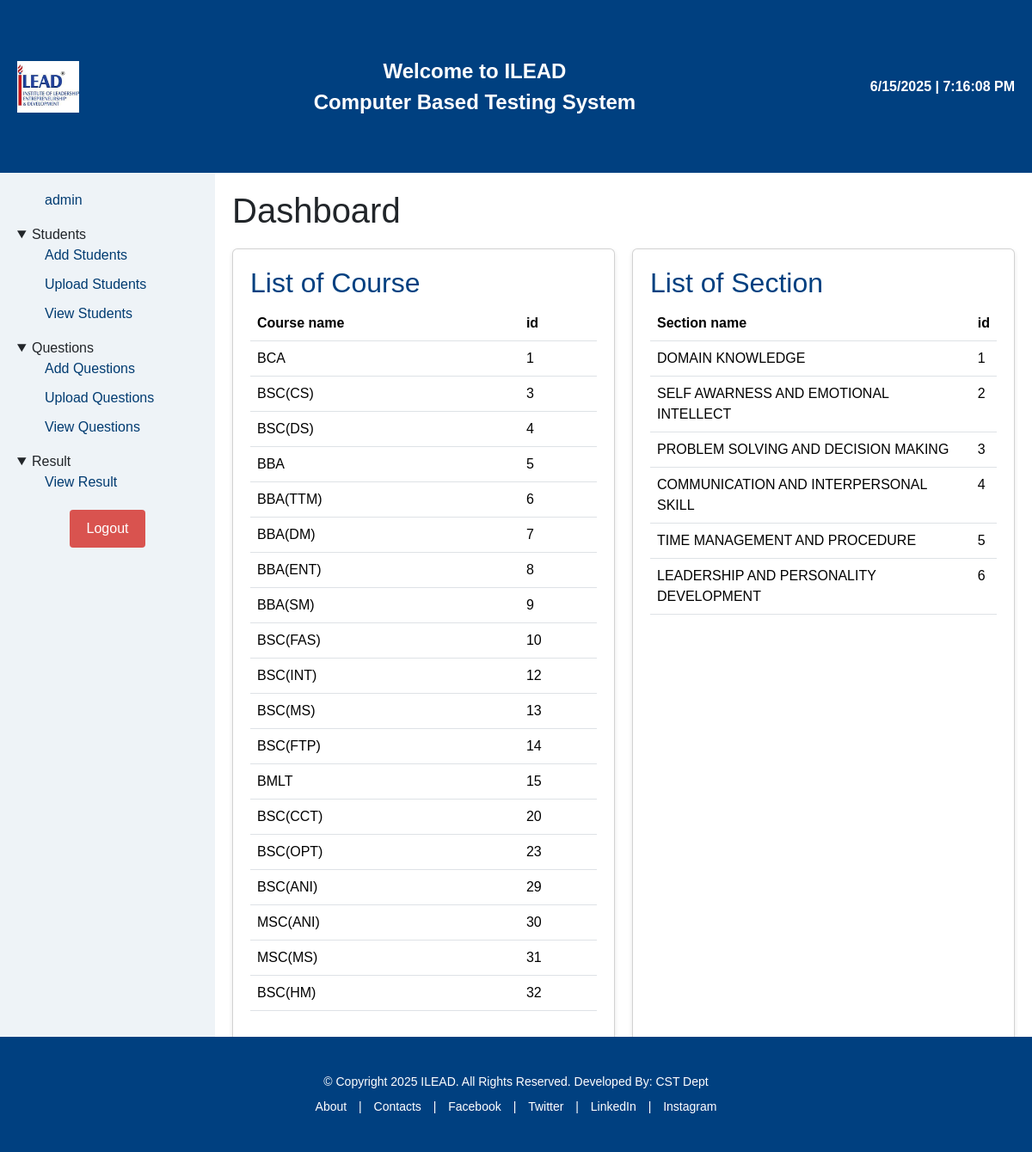
The page /acc/index.php (signed in) on the database its author committed.
### tables this page shows
CREATE TABLE `course` (
  `c_id` int(11) NOT NULL,
  `c_name` varchar(200) NOT NULL,
  `school_id` int(11) NOT NULL
);

CREATE TABLE `section` (
  `sec_id` int(11) NOT NULL,
  `sec_name` varchar(200) NOT NULL
);

### acc/index.php (the view, shortened to what this page needs)
<?php include 'common/header.php'; ?>
<?php include 'common/navbar.php'; ?>
<div class="main-content">
    <h1>Dashboard</h1>
    <div class="dashboard-cards">
        <div class="card">
        <?php
            $course_query="SELECT * FROM course";
            $course_result=mysqli_query($con,$course_query) or die("Query Error");
            if(mysqli_num_rows($course_result)>0){
        ?>
            <h2>List of Course</h2>
            <table class="table table-hover">
                    <td><b>Course name</b></td>
                    <td><b>id</b></td>
            <?php
                while($row=mysqli_fetch_assoc($course_result)){
            ?>
            <tr>
                <td><?php echo $row['c_name']?></td>
                <td><?php echo $row['c_id']?></td>
            </tr>
            <?php
        } ?>
    </table>
    <?php
}
    ?>
        </div>
        <div class="card">
            <?php
            $section_query="SELECT * FROM section";
            $section_result=mysqli_query($con,$section_query) or die("Query Error");
            if(mysqli_num_rows($section_result)>0){
            ?>
            <h2>List of Section</h2>
            <table class="table table-hover">
                    <td><b>Section name</b></td>
                    <td><b>id</b></td>
            <?php
                while($row=mysqli_fetch_assoc($section_result)){
                    ?>
                <tr>
                    <td><?php echo $row['sec_name'] ?></td>
                    <td><?php echo $row['sec_id'] ?></td>
                </tr>
            <?php
        } ?>
    </table>
    <?php
}
?>
        </div>
    </div>
</div>
<?php include 'common/footer.php'; ?>

### acc/common/header.php (shortened to what this page needs)
<!DOCTYPE html>
<html lang="en">
<head>
    <link rel="stylesheet" href="css/style.css">
    <link rel="stylesheet" href="https://cdnjs.cloudflare.com/ajax/libs/font-awesome/6.4.0/css/all.min.css">
    <link rel="stylesheet" href="https://cdn.datatables.net/2.3.0/css/dataTables.dataTables.min.css">
    <link rel="stylesheet" href="https://cdn.datatables.net/buttons/3.0.1/css/buttons.dataTables.min.css">
    <link rel="stylesheet" href="https://cdnjs.cloudflare.com/ajax/libs/font-awesome/6.5.0/css/all.min.css">
     <link href="https://cdn.jsdelivr.net/npm/bootstrap@5.3.2/dist/css/bootstrap.min.css" rel="stylesheet">
     <link rel="stylesheet" href="https://cdn.jsdelivr.net/npm/bootstrap-icons@1.10.5/font/bootstrap-icons.css">
</head>
<body onload="updateDateTime()">
<div class="page-container">
    <div class="header">
        <div class="logo">
            <img src="img/logo.jpg" alt="Logo">
        </div>
        <div class="welcome">Welcome to ILEAD </br> Computer Based Testing System</div>
        <div class="date" id="datetime"></div>
    </div>
    <div class="content-area">

### acc/common/navbar.php
<div class="sidebar">
    <ul>
        <a href="index.php"><?php echo $_SESSION['user_name']; ?></a>
    </ul>
    <details open>
        <summary>Students</summary>
        <ul>
            <a href="addStudents.php">Add Students</a>
            <a href="#" data-bs-toggle="modal" data-bs-target="#studentModal">Upload Students</a>
            <a href="viewStudents.php">View Students</a>
        </ul>
    </details>
    <details open>
        <summary>Questions</summary>
        <ul>
            <a href="addQuestion.php">Add Questions</a>
            <a href="#" data-bs-toggle="modal" data-bs-target="#questionModal">Upload Questions</a>
            <a href="viewQuestions.php">View Questions</a>
        </ul>
    </details>
    <details open>
        <summary>Result</summary>
        <ul>
            <a href="result.php">View Result</a>
        </ul>
    </details>
    <form class="logoutform" id="logoutForm">
        <button type="submit" class="logout-btn" id="logoutBtn">Logout</button>
    </form>
</div>

### acc/common/footer.php (shortened to what this page needs)
    </div>
    <div class="footer">
        <div class="container text-center">
            <div class="row">
                <div class="col">&copy; Copyright 2025 ILEAD. All Rights Reserved. Developed By: CST Dept</div>
            </div>
            <div class="row">
                <div class="col">
                    <div class="footer-links mt-2">
                         <a href="" data-bs-toggle="modal" data-bs-target="#aboutModal">About</a> |
                        <a href='https://ilead.net.in/contact-us/' target='_blank'>Contacts</a> |
                        <a href="https://www.facebook.com" target="_blank">Facebook</a> |
                        <a href="https://www.twitter.com" target="_blank">Twitter</a> |
                        <a href="https://www.linkedin.com" target="_blank">LinkedIn</a> |
                        <a href="https://www.instagram.com" target="_blank">Instagram</a>
                    </div>
                </div>
            </div>
        </div>
    </div>
</div>
</body>
</html>

### acc/css/style.css (style rules this page uses)
body, html { margin: 0; padding: 0; height: 100%; font-family: 'Roboto', sans-serif; }
body { -webkit-user-select: none; -moz-user-select: none; -ms-user-select: none; user-select: none; }
.page-container { display: flex; flex-direction: column; min-height: 100vh; height: 100vh; font-family: Arial, sans-serif; }
.header { background-color: #004080; color: white; height: 15vh; display: flex; align-items: center; justify-content: space-between; padding: 0 20px; }
.logo img { height: 60px; }
.welcome { font-size: 24px; font-weight: bold; text-align: center; flex-grow: 1; }
.date { font-size: 16px; font-weight: bold; }
.content-area { flex: 1; display: flex; overflow: hidden; height: 75vh; }
.sidebar { background-color: #eef3f7; width: 250px; padding: 20px; box-sizing: border-box; }
.sidebar a { display: block; color: #003b71; text-decoration: none; margin-bottom: 10px; cursor: pointer; -webkit-user-select: none; -moz-user-select: none; -ms-user-select: none; user-select: none; }
.main-content { flex: 1; padding: 20px; overflow-y: auto; }
.footer { height: 10vh; background-color: #004080; color: white; display: flex; align-items: center; justify-content: center; font-size: 14px; }
.footer a { color:white; text-decoration: none; paddig:5px; }
.footer-links a { color: white; margin: 0 10px; text-decoration: none; }
.logoutform { display: flex; justify-content: center; margin-top: 20px; }
.logout-btn { background-color: #d9534f; color: white; border: none; padding: 10px 20px; cursor: pointer; border-radius: 4px; }
.dashboard-cards { display: flex; flex-wrap: wrap; gap: 20px; margin-top: 20px; }
.card { background-color: #f5f5f5; padding: 20px; border-radius: 10px; flex: 1 1 250px; box-shadow: 0 2px 5px rgba(0, 0, 0, 0.1); transition: transform 0.2s ease; }
.card h2 { margin-top: 0; color: #004080; }

### rows shown on the page
course: c_name "BCA", c_id "1"
course: c_name "BSC(CS)", c_id "3"
course: c_name "BSC(DS)", c_id "4"
course: c_name "BBA", c_id "5"
course: c_name "BBA(TTM)", c_id "6"
course: c_name "BBA(DM)", c_id "7"
course: c_name "BBA(ENT)", c_id "8"
course: c_name "BBA(SM)", c_id "9"
course: c_name "BSC(FAS)", c_id "10"
course: c_name "BSC(INT)", c_id "12"
course: c_name "BSC(MS)", c_id "13"
course: c_name "BSC(FTP)", c_id "14"
course: c_name "BMLT", c_id "15"
course: c_name "BSC(CCT)", c_id "20"
course: c_name "BSC(OPT)", c_id "23"
course: c_name "BSC(ANI)", c_id "29"
course: c_name "MSC(ANI)", c_id "30"
course: c_name "MSC(MS)", c_id "31"
course: c_name "BSC(HM)", c_id "32"
section: sec_name "DOMAIN KNOWLEDGE", sec_id "1"
section: sec_name "SELF AWARNESS AND EMOTIONAL INTELLECT", sec_id "2"
section: sec_name "PROBLEM SOLVING AND DECISION MAKING", sec_id "3"
section: sec_name "COMMUNICATION AND INTERPERSONAL SKILL", sec_id "4"
section: sec_name "TIME MANAGEMENT AND PROCEDURE", sec_id "5"
section: sec_name "LEADERSHIP AND PERSONALITY DEVELOPMENT", sec_id "6"

### other values the page prints
$_SESSION['user_name'] "admin"
